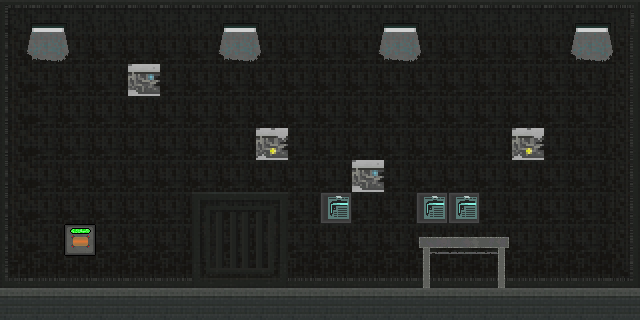

A level layout from a 2D game, rendered from its tile map. Below: a short description, then the map file with its tile-grid data intact:
An orthogonal 20x10 tile map with 32x32 px tiles, 2 tile layers (bg, fg), 2 tilesets and 7 objects.

<map version="1.0" orientation="orthogonal" renderorder="right-down" width="20" height="10" tilewidth="32" tileheight="32" nextobjectid="9">
 <tileset firstgid="1" source="../art/tiles/iset2.tsx" />
 <tileset firstgid="133" source="../art/tiles/truff.tsx" />
 <layer name="bg" width="20" height="10">
  <data encoding="csv">
4,5,5,5,5,5,5,5,5,5,5,5,5,5,5,5,5,5,5,6,
16,17,17,17,17,17,17,17,17,17,17,17,17,17,17,17,17,17,17,18,
16,17,17,17,17,17,17,17,17,17,17,17,17,17,17,17,17,17,17,18,
16,17,17,17,17,17,17,17,17,17,17,17,17,17,17,17,17,17,17,18,
16,17,17,17,17,17,17,17,17,17,17,17,17,17,17,17,17,17,17,18,
16,17,17,17,17,17,17,17,17,17,17,17,17,17,17,17,17,17,17,18,
16,17,17,17,17,17,17,17,17,17,134,17,17,134,134,17,17,17,17,18,
16,17,17,17,17,17,17,17,17,17,17,17,17,17,17,17,17,17,17,18,
28,29,29,29,29,29,17,29,29,29,29,29,29,29,29,29,29,29,29,30,
11,11,11,11,11,11,11,11,11,11,11,11,11,11,11,11,11,11,11,11
</data>
 </layer>
 <layer name="fg" width="20" height="10">
  <data encoding="csv">
7,8,9,0,0,0,7,8,9,0,0,7,8,9,0,0,0,7,8,9,
19,20,21,0,0,0,19,20,21,0,0,19,20,21,0,0,0,19,20,21,
31,32,33,0,40,0,31,32,33,0,0,31,32,33,0,0,0,31,32,33,
0,0,0,0,0,0,0,0,0,0,0,0,0,0,0,0,0,0,0,0,
0,0,0,0,0,0,0,0,41,0,0,0,0,0,0,0,41,0,0,0,
0,0,0,0,0,0,0,0,0,0,0,40,0,0,0,0,0,0,0,0,
0,0,0,0,0,0,53,54,55,0,0,0,0,0,0,0,0,0,0,0,
0,0,105,0,0,0,65,66,67,0,0,0,0,82,83,84,0,0,0,0,
0,0,0,0,0,0,77,78,79,0,0,0,0,94,95,96,0,0,0,0,
0,0,0,0,0,0,0,0,0,0,0,0,0,0,0,0,0,0,0,0
</data>
 </layer>
 <objectgroup name="collision">
  <object id="1" x="-5" y="287" width="663" height="87" />
  <object id="2" x="191" y="191" width="99" height="117" />
  <object id="3" x="-63" y="-42" width="61" height="398" />
  <object id="4" x="-89" y="-109" width="783" height="108" />
  <object id="5" x="641" y="-3" width="46" height="342" />
 </objectgroup>
 <objectgroup name="ent">
  <object id="7" x="46" y="207">
   <properties>
    <property name="_id" value="player" />
    <property name="_prototype" value="cfg_ent_player" />
   </properties>
  </object>
  <object id="8" x="137" y="208">
   <properties>
    <property name="_prototype" value="cfg_ent_test" />
   </properties>
  </object>
 </objectgroup>
</map>
